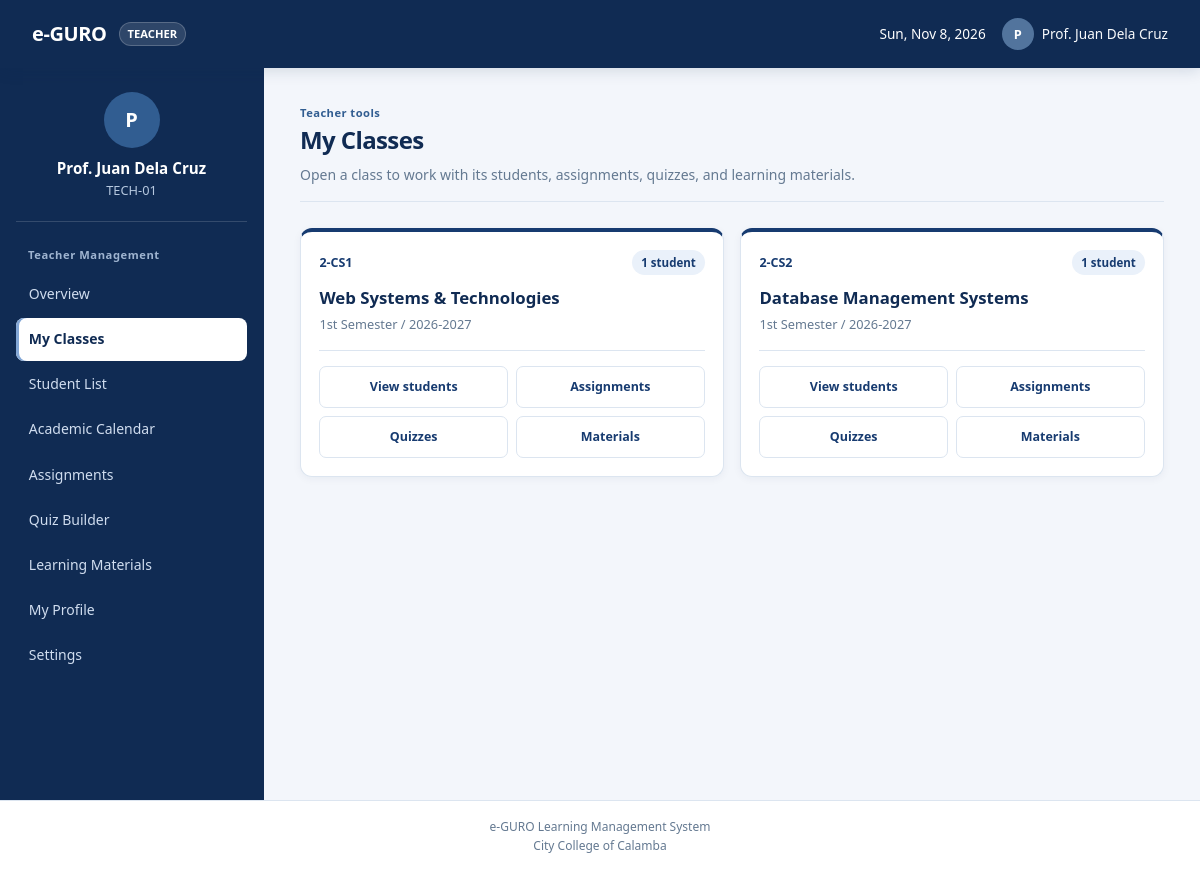
The app's page /teacher/my-classes.php (signed in) with its own data.
### tables this page shows
CREATE TABLE IF NOT EXISTS `classes` (
    `id` INT AUTO_INCREMENT PRIMARY KEY,
    `code` VARCHAR(50) NOT NULL UNIQUE,
    `name` VARCHAR(150) NOT NULL,
    `teacher_id` INT NULL,
    `fiscal_year` VARCHAR(50) DEFAULT '2026-2027',
    `semester` VARCHAR(50) DEFAULT '1st Semester',
    `created_at` DATETIME DEFAULT CURRENT_TIMESTAMP,
    FOREIGN KEY (`teacher_id`) REFERENCES `users`(`id`) ON DELETE SET NULL
);

### includes/teacher_init.php (called while the page is built, shortened)
<?php
require_once __DIR__ . '/functions.php';
$user = require_role('teacher');
$pdo = Database::connect();
$classQuery = $pdo->prepare(
    'SELECT c.*, COALESCE(enrollment_counts.students_count, 0) AS students_count
     FROM classes c
     LEFT JOIN (
         SELECT class_id, COUNT(DISTINCT student_id) AS students_count
         FROM class_enrollments
         GROUP BY class_id
     ) enrollment_counts ON enrollment_counts.class_id = c.id
     WHERE c.teacher_id = ?
     ORDER BY c.code'
);
$classQuery->execute([$user['id']]);
$classes = $classQuery->fetchAll();
function teacher_class_page(string $page, ?int $classId): string
{
    return $classId === null ? $page : $page . '?class_id=' . $classId;
}

### includes/functions.php (called while the page is built, shortened)
<?php
function e($value): string
{
    return htmlspecialchars((string) $value, ENT_QUOTES, 'UTF-8');
}

### teacher/my-classes.php (the view, shortened to what this page needs)
<?php
require_once __DIR__ . '/../includes/teacher_init.php';
include __DIR__ . '/../includes/header.php';
include __DIR__ . '/../includes/sidebar.php';
?>
<main class="main-content">
    <div class="page-header">
        <p class="eyebrow">TEACHER TOOLS</p>
        <h2>My Classes</h2>
        <p>Open a class to work with its students, assignments, quizzes, and learning materials.</p>
    </div>
    <?php if ($classes): ?>
        <div class="teacher-class-grid">
            <?php foreach ($classes as $class): ?>
                <?php $classId = (int) $class['id']; ?>
                <article class="teacher-class-card">
                    <div class="teacher-class-card-header">
                        <span class="teacher-class-code"><?= e($class['code']) ?></span>
                        <span class="teacher-class-student-count">
                            <?= (int) $class['students_count'] ?> <?= (int) $class['students_count'] === 1 ? 'student' : 'students' ?>
                        </span>
                    </div>
                    <h3><?= e($class['name']) ?></h3>
                    <p class="teacher-class-term"><?= e($class['semester'] . ' / ' . $class['fiscal_year']) ?></p>
                    <nav class="teacher-class-actions" aria-label="Actions for <?= e($class['code']) ?>">
                        <a href="<?= e(teacher_class_page('students.php', $classId)) ?>">View students</a>
                        <a href="<?= e(teacher_class_page('assignments.php', $classId)) ?>">Assignments</a>
                        <a href="<?= e(teacher_class_page('quizzes.php', $classId)) ?>">Quizzes</a>
                        <a href="<?= e(teacher_class_page('learning-materials.php', $classId)) ?>">Materials</a>
                    </nav>
                </article>
            <?php endforeach; ?>
        </div>
    <?php endif; ?>
</main>
<?php include __DIR__ . '/../includes/footer.php'; ?>

### assets/css/style.css (style rules this page uses)
:root { --primary: #173b70; --primary-hover: #102b53; --primary-light: #eaf1fa; --secondary: #102b53; --accent: #315d91; --danger: #b42318; --danger-hover: #912018; --success: #245c39; --focus-ring: #315d91; --space-1: 0.25rem; --space-2: 0.5rem; --space-3: 0.75rem; --space-4: 1rem; --space-6: 1.5rem; --space-8: 2rem; --radius-sm: 0.5rem; --bg-main: #f3f6fb; --bg-surface: #ffffff; --border: #dce5f0; --text-main: #1d3554; --text-muted: #647991; --shadow-sm: 0 2px 8px rgba(16, 43, 83, 0.05); --shadow-md: 0 8px 24px rgba(16, 43, 83, 0.1); --radius: 12px; }
* { box-sizing: border-box; margin: 0; padding: 0; }
body { font-family: system-ui, -apple-system, sans-serif; background: var(--bg-main); color: var(--text-main); line-height: 1.5; }
main.main-content, .main-content { flex: 1; padding: 1.5rem 2rem; min-width: 0; }
.page-header { margin-bottom: 1.5rem; padding-bottom: 0.75rem; border-bottom: 1px solid var(--border); }
.page-header h2 { font-size: 1.5rem; font-weight: 700; color: var(--secondary); }
.page-header p { font-size: 0.875rem; color: var(--text-muted); margin-top: 0.25rem; }
.main-content h2 { font-size: 1.4rem; font-weight: 700; color: var(--secondary); margin-bottom: 1rem; }
.main-content h3 { font-size: 1rem; font-weight: 600; color: var(--secondary); margin: 1rem 0 0.5rem; }
body { line-height: 1.6; }
main.main-content, .main-content { padding: 2rem clamp(1.25rem, 3vw, 2.75rem); }
.page-header { margin-bottom: 1.6rem; padding-bottom: 1rem; }
.page-header h2 { margin-bottom: 0.25rem; font-size: clamp(1.5rem, 2vw, 1.9rem); letter-spacing: -0.025em; }
.page-header p { line-height: 1.55; }
.eyebrow { color: var(--accent) !important; font-size: 0.7rem !important; font-weight: 750; letter-spacing: 0.04em; text-transform: lowercase; }
.eyebrow::first-letter { text-transform: uppercase; }
.teacher-class-grid { display: grid; grid-template-columns: repeat(auto-fit, minmax(min(100%, 290px), 1fr)); gap: 1rem; }
.teacher-class-card { min-width: 0; padding: 1.15rem; border: 1px solid var(--border); border-top: 4px solid var(--primary); border-radius: var(--radius); background: var(--bg-surface); box-shadow: var(--shadow-sm); }
.teacher-class-card-header { display: flex; align-items: center; justify-content: space-between; gap: 0.75rem; }
.teacher-class-code { min-width: 0; overflow-wrap: anywhere; color: var(--primary); font-size: 0.78rem; font-weight: 750; }
.teacher-class-student-count { flex: 0 0 auto; padding: 0.2rem 0.55rem; border-radius: 999px; background: var(--primary-light); color: var(--primary); font-size: 0.72rem; font-weight: 650; }
.teacher-class-card h3 { margin: 0.75rem 0 0.25rem; color: var(--secondary); font-size: 1.05rem; line-height: 1.35; overflow-wrap: anywhere; }
.teacher-class-term { color: var(--text-muted); font-size: 0.8rem; }
.teacher-class-actions { display: grid; grid-template-columns: repeat(2, minmax(0, 1fr)); gap: 0.5rem; margin-top: 1rem; padding-top: 0.9rem; border-top: 1px solid var(--border); }
.teacher-class-actions a { display: flex; min-height: 42px; align-items: center; justify-content: center; padding: 0.4rem; border: 1px solid var(--border); border-radius: 7px; color: var(--primary); font-size: 0.78rem; font-weight: 650; text-align: center; text-decoration: none; }

### records on screen
classes: code "2-CS1", students_count "1", name "Web Systems & Technologies", semester+fiscal_year "1st Semester / 2026-2027"
classes: code "2-CS2", students_count "1", name "Database Management Systems", semester+fiscal_year "1st Semester / 2026-2027"

### other values on screen
$user['role'] "TEACHER"
$avatarInitial "P"
$user['name'] "Prof. Juan Dela Cruz"
$user['student_id'] "TECH-01"
$sectionTitle "Teacher Management"
$label "Overview"
$label "My Classes"
$label "Student List"
$label "Academic Calendar"
$label "Assignments"
$label "Quiz Builder"
$label "Learning Materials"
$label "My Profile"
$label "Settings"
